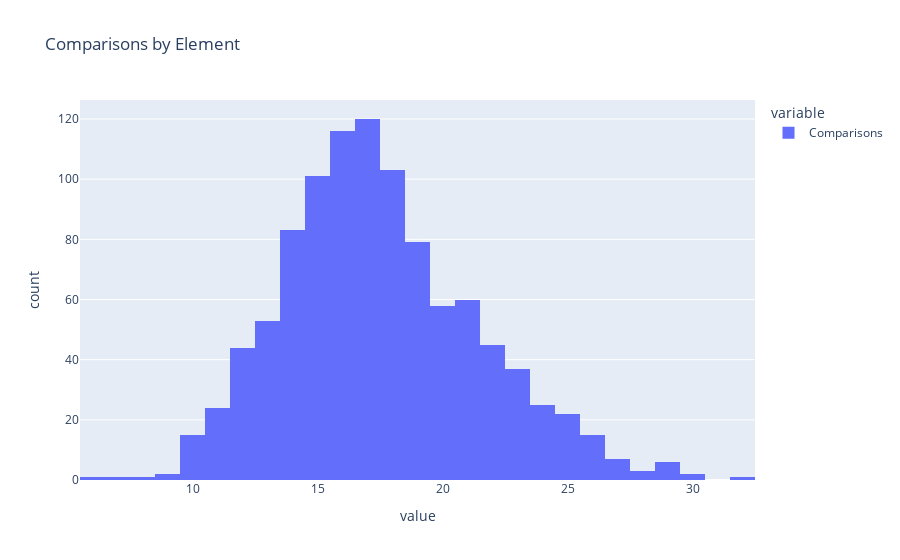

The cell this chart's notebook holds for it:
### Code cell
n = 1024
test = list(range(n))
comparisons = {x: 0 for x in test}
random.shuffle(test)
mergeSort(test, comparisons)

px.histogram(pd.Series(comparisons, name = "Comparisons"), title = "Comparisons by Element")

### Figure 1 — Plotly figure (JSON) as saved in the notebook; plotly's stock layout.template omitted (floating-point values rounded to 4 significant figures; data arrays with more than 128 entries replaced by an {"elided": "..."} marker saying what was removed)
{"data": [{"alignmentgroup": "True", "bingroup": "x", "hovertemplate": "variable=Comparisons<br>value=%{x}<br>count=%{y}<extra></extra>", "legendgroup": "Comparisons", "marker": {"color": "#636efa", "pattern": {"shape": ""}}, "name": "Comparisons", "offsetgroup": "Comparisons", "orientation": "v", "showlegend": true, "type": "histogram", "x": {"elided": "1024 int values"}, "xaxis": "x", "yaxis": "y"}], "layout": {"barmode": "relative", "legend": {"title": {"text": "variable"}, "tracegroupgap": 0}, "title": {"text": "Comparisons by Element"}, "xaxis": {"anchor": "y", "domain": [0, 1], "title": {"text": "value"}}, "yaxis": {"anchor": "x", "domain": [0, 1], "title": {"text": "count"}}}}
